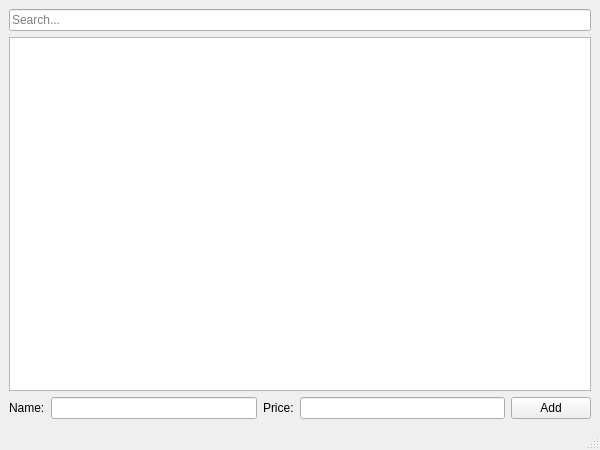
<?xml version="1.0" encoding="UTF-8"?>
<ui version="4.0">
 <class>MainWindow</class>
 <widget class="QMainWindow" name="MainWindow">
  <property name="geometry">
   <rect>
    <x>0</x>
    <y>0</y>
    <width>600</width>
    <height>450</height>
   </rect>
  </property>
  <property name="windowTitle">
   <string>Product Viewer</string>
  </property>
  <widget class="QWidget" name="centralwidget">
   <layout class="QVBoxLayout" name="verticalLayout">
    <item>
     <widget class="QLineEdit" name="searchEdit">
      <property name="placeholderText">
       <string>Search...</string>
      </property>
     </widget>
    </item>
    <item>
     <widget class="QTableView" name="tableView"/>
    </item>
    <item>
     <layout class="QHBoxLayout" name="addLayout">
      <item>
       <widget class="QLabel" name="nameLabel">
        <property name="text">
         <string>Name:</string>
        </property>
       </widget>
      </item>
      <item>
       <widget class="QLineEdit" name="nameEdit"/>
      </item>
      <item>
       <widget class="QLabel" name="priceLabel">
        <property name="text">
         <string>Price:</string>
        </property>
       </widget>
      </item>
      <item>
       <widget class="QLineEdit" name="priceEdit"/>
      </item>
      <item>
       <widget class="QPushButton" name="addButton">
        <property name="text">
         <string>Add</string>
        </property>
       </widget>
      </item>
     </layout>
    </item>
   </layout>
  </widget>
  <widget class="QMenuBar" name="menubar">
   <property name="geometry">
    <rect>
     <x>0</x>
     <y>0</y>
     <width>600</width>
     <height>21</height>
    </rect>
   </property>
  </widget>
  <widget class="QStatusBar" name="statusbar"/>
 </widget>
 <resources/>
 <connections/>
</ui>
